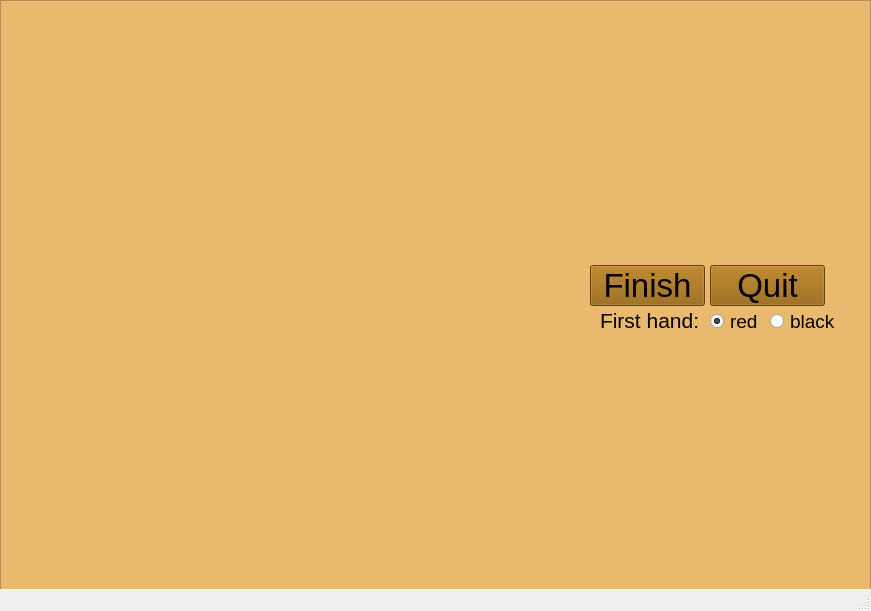
<?xml version="1.0" encoding="UTF-8"?>
<ui version="4.0">
 <class>EditorWIndow</class>
 <widget class="QMainWindow" name="EditorWIndow">
  <property name="geometry">
   <rect>
    <x>0</x>
    <y>0</y>
    <width>871</width>
    <height>611</height>
   </rect>
  </property>
  <property name="windowTitle">
   <string>MainWindow</string>
  </property>
  <widget class="QWidget" name="centralwidget">
   <widget class="mouse_tracking" name="graphicsView">
    <property name="geometry">
     <rect>
      <x>0</x>
      <y>0</y>
      <width>871</width>
      <height>611</height>
     </rect>
    </property>
    <property name="styleSheet">
     <string notr="true">background-color: rgb(233, 185, 110);</string>
    </property>
   </widget>
   <widget class="QPushButton" name="finish">
    <property name="geometry">
     <rect>
      <x>590</x>
      <y>265</y>
      <width>115</width>
      <height>41</height>
     </rect>
    </property>
    <property name="font">
     <font>
      <pointsize>25</pointsize>
     </font>
    </property>
    <property name="styleSheet">
     <string notr="true">background-color: rgb(143, 89, 2);</string>
    </property>
    <property name="text">
     <string>Finish</string>
    </property>
   </widget>
   <widget class="QPushButton" name="back_to_menu">
    <property name="geometry">
     <rect>
      <x>710</x>
      <y>265</y>
      <width>115</width>
      <height>41</height>
     </rect>
    </property>
    <property name="font">
     <font>
      <pointsize>25</pointsize>
     </font>
    </property>
    <property name="styleSheet">
     <string notr="true">background-color: rgb(143, 89, 2);</string>
    </property>
    <property name="text">
     <string>Quit</string>
    </property>
   </widget>
   <widget class="QLabel" name="label">
    <property name="geometry">
     <rect>
      <x>600</x>
      <y>310</y>
      <width>101</width>
      <height>21</height>
     </rect>
    </property>
    <property name="font">
     <font>
      <pointsize>16</pointsize>
     </font>
    </property>
    <property name="text">
     <string>First hand:</string>
    </property>
   </widget>
   <widget class="QRadioButton" name="redCheck">
    <property name="geometry">
     <rect>
      <x>710</x>
      <y>310</y>
      <width>51</width>
      <height>23</height>
     </rect>
    </property>
    <property name="font">
     <font>
      <pointsize>14</pointsize>
     </font>
    </property>
    <property name="text">
     <string>red</string>
    </property>
    <property name="checked">
     <bool>true</bool>
    </property>
    <property name="autoRepeat">
     <bool>false</bool>
    </property>
   </widget>
   <widget class="QRadioButton" name="redCheck_2">
    <property name="geometry">
     <rect>
      <x>770</x>
      <y>310</y>
      <width>71</width>
      <height>23</height>
     </rect>
    </property>
    <property name="font">
     <font>
      <pointsize>14</pointsize>
     </font>
    </property>
    <property name="text">
     <string>black</string>
    </property>
   </widget>
  </widget>
  <widget class="QMenuBar" name="menubar">
   <property name="geometry">
    <rect>
     <x>0</x>
     <y>0</y>
     <width>871</width>
     <height>22</height>
    </rect>
   </property>
  </widget>
  <widget class="QStatusBar" name="statusbar"/>
 </widget>
 <customwidgets>
  <customwidget>
   <class>mouse_tracking</class>
   <extends>QGraphicsView</extends>
   <header location="global">mouse_tracking.h</header>
  </customwidget>
 </customwidgets>
 <resources/>
 <connections/>
</ui>
